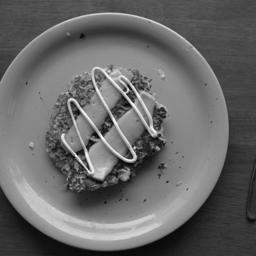
#> input picture Research/Steganalysis/TestImageStego.png, 256 x 256 px; the run also reads 1 picture not shown here
$ python BitPlaner.py
#> lines starting #> are read from the running program, lines starting #| are printed output that depends on the picture
from PIL import Image
from pathlib import Path

scriptFolder = Path(__file__).parent
stegoPath = scriptFolder / 'TestImageStego.png'
rawPath = scriptFolder / 'TestImage.png'
bitPlaneFolder = scriptFolder / 'Bit Planes'


# Image dimensions
width = 256
height = 256
chunkSize = 32

stego = Image.open(stegoPath)
#> stego is the input picture: PIL image 256x256 L; min 0, max 255, mean 103.2
raw = Image.open(rawPath)

stegoBitPlanes = []
rawBitPlanes = []

def value_to_rgb(dfValue: float) -> tuple[int, int, int]:
    if dfValue <= 0.5:
        # interpolate between blue and green
        t = dfValue / 0.5
        r = int(0 * (1 - t) + 0 * t)
        g = int(0 * (1 - t) + 255 * t)
        b = int(128 * (1 - t) + 0 * t)
    else:
        # interpolate between green and red
        t = (dfValue - 0.5) / 0.5
        r = int(0 * (1 - t) + 255 * t)
        g = int(255 * (1 - t) + 0 * t)
        b = int(0 * (1 - t) + 0 * t)
    return (r, g, b)

for i in range(8):
    stegoBitPlane = Image.new("L", (width, height), color=(255))
    stegoBitPlanes.append(stegoBitPlane)

    rawBitPlane = Image.new("L", (width, height), color=(255))
    rawBitPlanes.append(rawBitPlane)
#> after the loop, rawBitPlanes = 8 items; stegoBitPlanes = 8 items

for x in range(width):
    for y in range(height):
        stegoCell = stego.getpixel((x,y))
        rawCell = raw.getpixel((x,y))

        bitsStego = [(stegoCell >> i) & 1 for i in range(8)]
        bitsRaw = [(rawCell >> i) & 1 for i in range(8)]

        #print(f"STEGO {bitsStego} RAW {bitsRaw} cell {stegoCell} {rawCell}")

        for i in range(8):
            #Updating each bit plane
            stegoBitPlanes[i].putpixel((x,y), bitsStego[i] * 255)
            rawBitPlanes[i].putpixel((x,y), bitsRaw[i] * 255)

    print(f"{x}/{width}, {y}/{height}")

for i in range(8):
    stegoBitPlanes[i].save(bitPlaneFolder / "Stego" / f"StegoBitPlane{8-i}.png")
    rawBitPlanes[i].save(bitPlaneFolder / "Raw" / f"RawBitPlane{8-i}.png")
#> this loop made 8 passes
#> pass 1, `stegoBitPlanes[i].save(bitPlaneFolder / "Stego" / f"StegoBitPlane{8-i}..`:
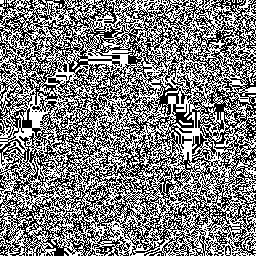
#> saved as StegoBitPlane8.png: PIL image 256x256 L; 49.9% white in thin lines or dots
#> pass 1, `rawBitPlanes[i].save(bitPlaneFolder / "Raw" / f"RawBitPlane{8-i}.png")`:
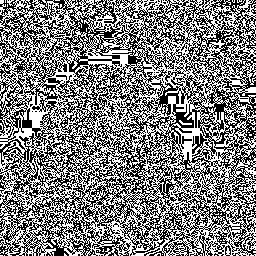
#> saved as RawBitPlane8.png: PIL image 256x256 L; 49.9% white in thin lines or dots
#> pass 2, `stegoBitPlanes[i].save(bitPlaneFolder / "Stego" / f"StegoBitPlane{8-i}..`:
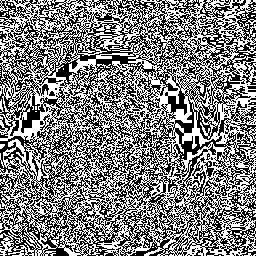
#> saved as StegoBitPlane7.png: PIL image 256x256 L; 50.1% white; black in thin lines or dots
#> pass 2, `rawBitPlanes[i].save(bitPlaneFolder / "Raw" / f"RawBitPlane{8-i}.png")`:
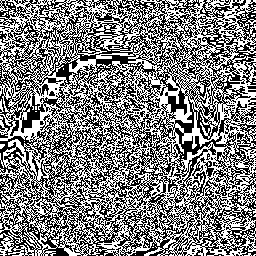
#> saved as RawBitPlane7.png: PIL image 256x256 L; 50.2% white; black in thin lines or dots

#> (the run stopped early here; a loop or call above may not have finished)
